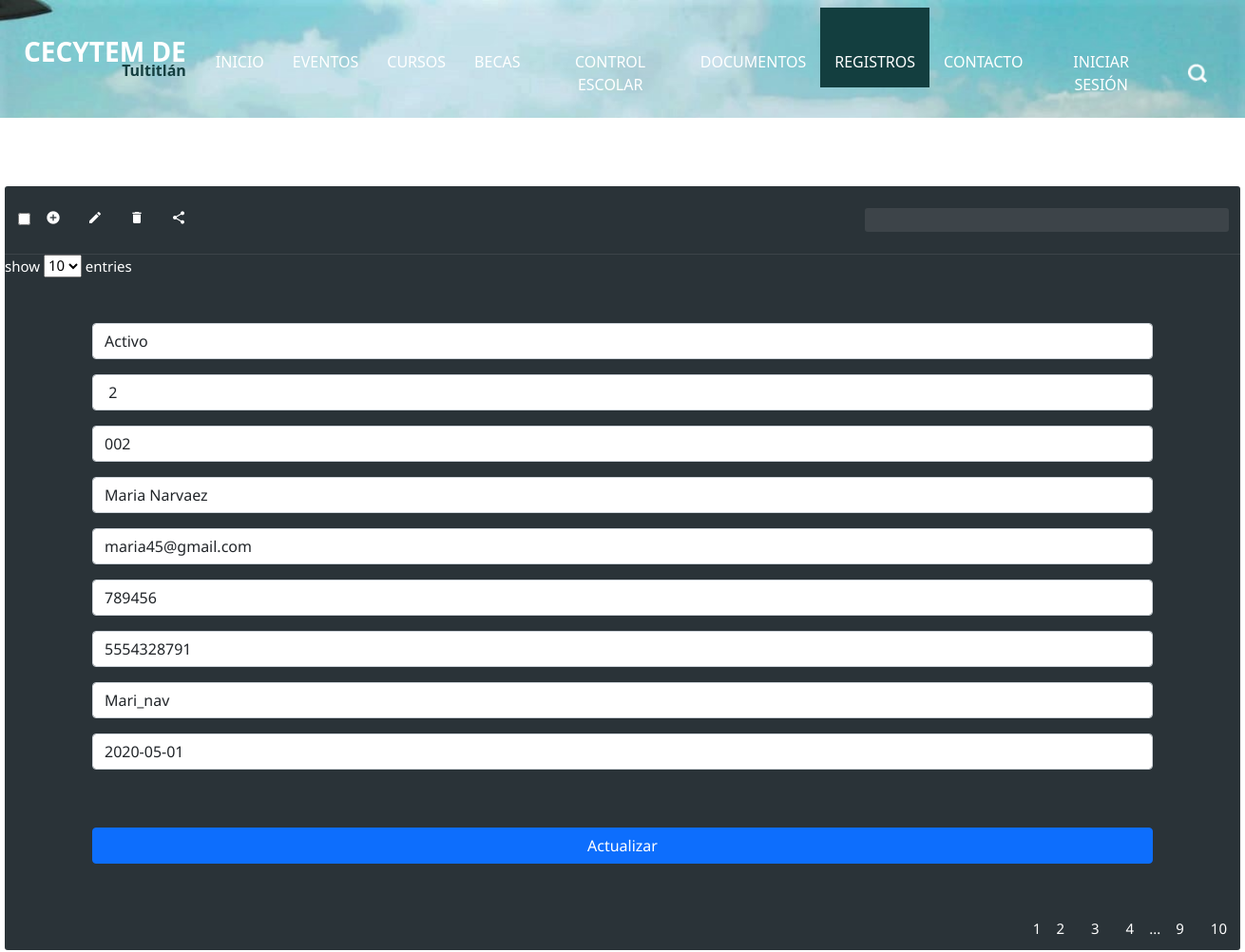
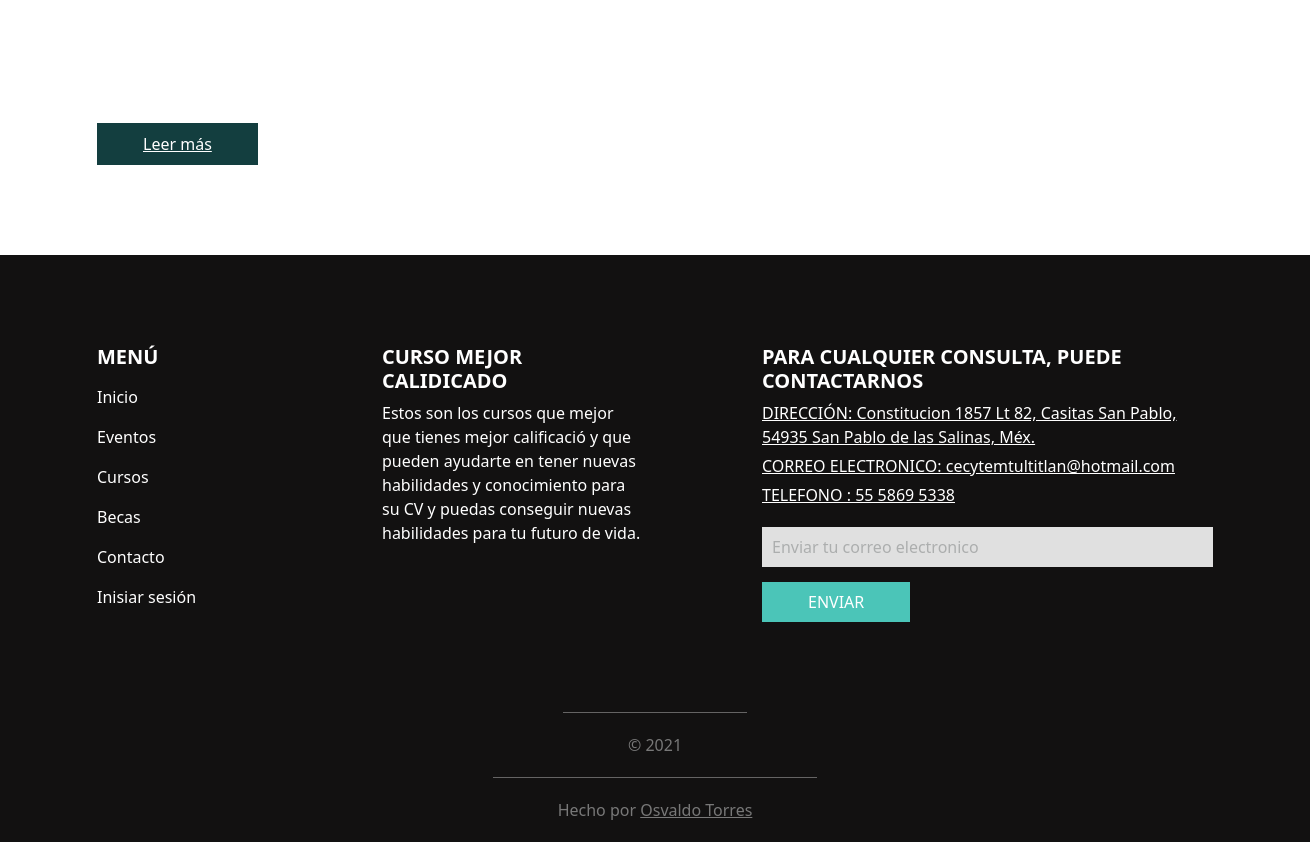
The app's page /actualizar.php?id=2 with its own data (2 pictures, top to bottom).
### tables this page shows
CREATE TABLE `registros` (
  `Estatus` varchar(150) NOT NULL,
  `Id` int(150) NOT NULL,
  `Numtrab` varchar(150) NOT NULL,
  `Nombre` varchar(45) NOT NULL,
  `Correo` varchar(45) NOT NULL,
  `Contraseña` varchar(45) NOT NULL,
  `Telefono` varchar(15) NOT NULL,
  `Usuario` varchar(45) NOT NULL,
  `Fecha` date NOT NULL
);

### actualizar.php (the view, shortened to what this page needs)
<?php
    $con=conectar();
$id=$_GET['id'];
$sql="SELECT * FROM registros WHERE Id='$id'";
$query=mysqli_query($con,$sql);
$row=mysqli_fetch_array($query);
?>
<!DOCTYPE html>
<html>
<head>
  <link rel="stylesheet" type="text/css" href="css/bootstrap.css" />
  <link href="css/style.css" rel="stylesheet" />
  <link href="css/responsive.css" rel="stylesheet" />
  <link rel="stylesheet" href="main.css">
  <link href="css/style.css" rel="stylesheet">
        <link href="https://cdn.jsdelivr.net/npm/bootstrap@5.0.0-beta1/dist/css/bootstrap.min.css" rel="stylesheet">
</head>
<body class="sub_page">
  <div class="hero_area">
    <header class="header_section">
      <div class="container-fluid">
        <nav class="navbar navbar-expand-lg custom_nav-container ">
          <a class="navbar-brand" href="index.html">
            <h3>
              Cecytem de
            </h3>
            <span> Tultitlán</span>
          </a>
          <div class="collapse navbar-collapse ml-auto" id="navbarSupportedContent">
            <ul class="navbar-nav  ml-auto">
              <li class="nav-item ">
                <a class="nav-link" href="index.html">Inicio <span class="sr-only">(current)</span></a>
              </li>
              <li class="nav-item">
                <a class="nav-link" href=""> Eventos </a>
              </li>
              <li class="nav-item">
                <a class="nav-link" href="course.html"> Cursos </a>
              </li>
              <li class="nav-item">
                <a class="nav-link" href=""> Becas </a>
              </li>
              <li class="nav-item">
                <a class="nav-link" href="CEscolar.html"> Control Escolar</a>
              </li>
              <li class="nav-item ">
                <a class="nav-link" href="CEscolar2.html">
                  Documentos</a
                >
              </li>
             <li class="nav-item active">
              <a class="nav-link" href="eventos.html"> Registros</a>
            </li>
              <li class="nav-item">
                <a class="nav-link" href="">Contacto</a>
              </li>
              <li class="nav-item">
                <a class="nav-link" href="login.html">Iniciar sesión</a>
              </li>
            </ul>
            <form class="form-inline my-2 my-lg-0 ml-0 ml-lg-4 mb-3 mb-lg-0">
              <button class="btn  my-2 my-sm-0 nav_search-btn" type="submit"></button>
            </form>
          </div>
        </nav>
      </div>
    </header>
  </div><br><br><br>
  <div class="datatable-container">
    <div class="header-tools">
      <div class="tools">
        <ul>
          <li><span><input type="checkbox"></span></li>
          <li>
            <button>
              <i class="material-icons">add_circle</i>
            </button>
          </li>
          <li>
            <button>
              <i class="material-icons">edit</i>
            </button>
          </li>
          <li>
            <button>
              <i class="material-icons">delete</i>
            </button>
          </li>
          <li>
            <button>
              <i class="material-icons">share</i>
            </button>
          </li>
        </ul>
      </div>
      <div class="search">
        <input type="tect" name="" id="" class="search-input">
      </div>
    </div>
    <div class="footer-tools">
      <div class="list-items">
        show
        <select name="n-entries" id="n-enties" class="n-entries">
          <option value="10" selected>10</option>
        </select>
        entries
      </div>
      <div class="container mt-5">
                    <form action="updete.php" method="POST">
                                <input type="text" class="form-control mb-3" name="Estatus" placeholder="Estatus" value="<?php echo $row['Estatus']  ?>">
                                <input type="text" class="form-control mb-3" name="Id" placeholder="Id" value=" <?php echo $row['Id']  ?>">
                                <input type="text" class="form-control mb-3" name="Numtrab" placeholder="Numtrab" value="<?php echo $row['Numtrab']  ?>">
                                <input type="text" class="form-control mb-3" name="Nombre" placeholder="Nombre" value="<?php echo $row['Nombre']  ?>">
                                <input type="text" class="form-control mb-3" name="Correo" placeholder="Correo" value="<?php echo $row['Correo']  ?>">
                                <input type="text" class="form-control mb-3" name="Contraseña" placeholder="Contraseña" value="<?php echo $row['Contraseña']  ?>">
                                <input type="text" class="form-control mb-3" name="Telefono" placeholder="Telefono" value="<?php echo $row['Telefono']  ?>">
                                <input type="text" class="form-control mb-3" name="Usuario" placeholder="Usuario" value="<?php echo $row['Usuario']  ?>">
                                <input type="text" class="form-control mb-3" name="Fecha" placeholder="Fecha" value="<?php echo $row['Fecha']  ?>">
                                <br><br>
                            <input type="submit" class="btn btn-primary btn-block" value="Actualizar">
                    </form><br><br>
                </div>
      <div class="pages">
        <ul>
          <li><span class="active">1</span></li>
          <li><button>2</button></li>
          <li><button>3</button></li>
          <li><button>4</button></li>
          <li><span>...</span></li>
          <li><button>9</button></li>
          <li><button>10</button></li>
        </ul>
      </div>
    </div>
  </div>
  <section class="event_section layout_padding">
    <div class="container">
      <div class="btn-box">
        <a href="">
          Leer más
        </a>
      </div>
  </section>
 <section class="info_section layout_padding">
  <div class="container">
    <div class="row">
      <div class="col-md-3">
        <div class="info_menu">
          <h5>
            Menú
          </h5>
          <ul class="navbar-nav  ">
            <li class="nav-item active">
              <a class="nav-link" href="index.html">Inicio <span class="sr-only">(current)</span></a>
            </li>
            <li class="nav-item">
              <a class="nav-link" href="about.html"> Eventos </a>
            </li>
            <li class="nav-item">
              <a class="nav-link" href="course.html"> Cursos </a>
            </li>
            <li class="nav-item">
              <a class="nav-link" href="event.html"> Becas </a>
            </li>
            <li class="nav-item">
              <a class="nav-link" href="contact.html">Contacto</a>
            </li>
            <li class="nav-item">
              <a class="nav-link" href="login.html">Inisiar sesión</a>
            </li>
          </ul>
        </div>
      </div>
      <div class="col-md-3">
        <div class="info_course">
          <h5>
            CURSO MEJOR CALIDICADO
          </h5>
          <p>
            Estos son los cursos que mejor que tienes mejor calificació y
          que pueden ayudarte en tener nuevas habilidades y conocimiento
          para su CV y puedas conseguir nuevas habilidades para tu futuro
          de vida.
          </p>
        </div>
      </div>
      <div class="col-md-5 offset-md-1">
        <div class="info_news">
          <h5>
            PARA CUALQUIER CONSULTA, PUEDE CONTACTARNOS
          </h5>
          <div class="info_contact">
            <a href="">
              DIRECCIÓN: Constitucion 1857 Lt 82, Casitas San Pablo,
               54935 San Pablo de las Salinas, Méx.
            </a>
            <a href="">
              CORREO ELECTRONICO: cecytemtultitlan@hotmail.com
            </a>
            <a href="">
              TELEFONO : 55 5869 5338
            </a>
          </div>
          <form action="">
            <input type="text" placeholder="Enviar tu correo electronico" />
            <button>
              ENVIAR
            </button>
          </form>
        </div>
      </div>
    </div>
  </div>
</section>
<footer class="container-fluid footer_section">
  <p>
    &copy; 2021
  </p>
</footer>
<footer class="container-fluid footer_section">
  <p>
    Hecho por
    <a href="https://themewagon.com/">Osvaldo Torres</a>
  </p>
</footer>
</body>
</html>

### css/style.css (style rules this page uses)
body { font-family: "Poppins", sans-serif; color: #000000; background-color: #ffffff; }
.layout_padding { padding: 90px 0; }
.hero_area { height: 100vh; background-color: #b5caee; background-image: url(../images/ce.jpg); background-size: cover; }
.sub_page .hero_area { height: auto; }
.header_section .container-fluid { padding-right: 25px; padding-left: 25px; }
.custom_nav-container .navbar-nav .nav-item .nav-link { padding: 45px 15px 15px; color: #ffffff; text-align: center; position: relative; text-transform: uppercase; }
.custom_nav-container .navbar-nav .nav-item:hover .nav-link, .custom_nav-container .navbar-nav .nav-item.active .nav-link { background-color: #133e3f; }
.custom_nav-container .form-inline { padding-top: 30px; }
a, a:hover, a:focus { text-decoration: none; }
.btn, .btn:focus { outline: none !important; -webkit-box-shadow: none; box-shadow: none; }
.custom_nav-container .nav_search-btn { background-image: url(../images/search-icon.png); background-size: 20px; background-repeat: no-repeat; background-position-y: 7px; width: 35px; height: 35px; padding: 0; border: none; }
.navbar-brand { display: -webkit-box; display: -ms-flexbox; display: flex; -webkit-box-orient: vertical; -webkit-box-direction: normal; -ms-flex-direction: column; flex-direction: column; -webkit-box-align: end; -ms-flex-align: end; align-items: flex-end; }
.navbar-brand h3 { color: #ffffff; font-weight: bold; text-transform: uppercase; margin: 0; }
.navbar-brand span { font-size: 16px; font-weight: bold; color: #133e3f; margin-top: -10px; }
.custom_nav-container { z-index: 99999; padding: 0; }
.event_section .btn-box { display: -webkit-box; display: -ms-flexbox; display: flex; }
.event_section .btn-box a { display: inline-block; padding: 8px 45px; background-color: #133e3f; border: 1px solid #133e3f; color: #ffffff; margin-top: 35px; }
.info_section { background-color: #121111; color: #ffffff; }
.info_section h5 { text-transform: uppercase; font-weight: 600; }
.info_section .info_menu .navbar-nav .nav-item .nav-link { color: #ffffff; }
.info_section .info_news .info_contact { display: -webkit-box; display: -ms-flexbox; display: flex; -webkit-box-orient: vertical; -webkit-box-direction: normal; -ms-flex-direction: column; flex-direction: column; -webkit-box-align: start; -ms-flex-align: start; align-items: flex-start; }
.info_section .info_news .info_contact a { color: #ffffff; margin-bottom: 5px; }
.info_section .info_news form { margin-top: 15px; }
.info_section .info_news form input { width: 100%; border: none; outline: none; padding: 8px 10px; background-color: #e0e0e0; }
.info_section .info_news form input::placeholder { color: #acaeae; }
.info_section .info_news form button { display: inline-block; padding: 7px 45px; background-color: #4bc5b8; border: 1px solid #4bc5b8; color: #ffffff; margin-top: 15px; }
.footer_section { background-color: #121111; font-weight: 500; display: -webkit-box; display: -ms-flexbox; display: flex; -webkit-box-pack: center; -ms-flex-pack: center; justify-content: center; }
.footer_section p { padding: 20px 65px; color: #787878; margin: 0 auto; text-align: center; border-top: 1px solid rgba(224, 224, 224, 0.4); }
.footer_section a { color: #787878; }

### css/responsive.css (style rules this page uses)
@media (min-width: 1200px) { .container { max-width: 1170px; } }

### records on screen
registros: Estatus "Activo", Id "2", Numtrab "002", Nombre "Maria Narvaez", Correo "maria45@gmail.com", Contraseña "789456", Telefono "5554328791", Usuario "Mari_nav", Fecha "2020-05-01"
